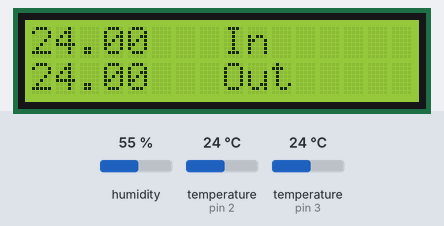
A sketch run on a simulated Arduino Uno, built with avr-gcc and run on an emulated ATmega328P. Shown: 16×2 character LCD. Inputs (shaded band) come from the test bench; at power-on: temperature (sensors on pin 2, pin 3) 24 °C, humidity 55 %. What the sketch prints to the serial monitor is not drawn.

Above: at 1.2 s.
1.3 s: temperature (sensor on pin 2) set to 12 °C
At 2.8 s:
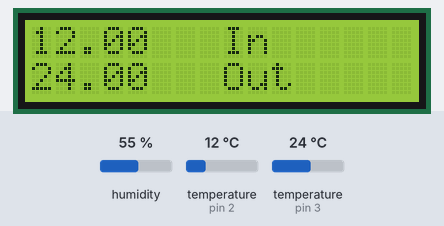
3.1 s: temperature (sensor on pin 3) set to 19 °C
At 4.4 s:
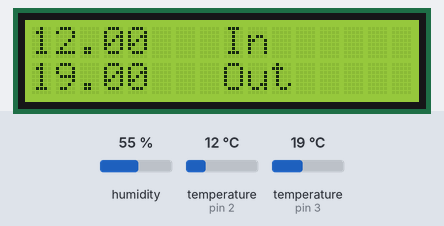
4.7 s: temperature (sensor on pin 2) set to 28 °C
At 6.0 s:
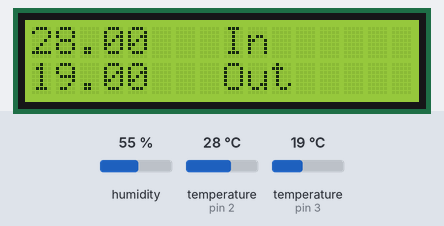
6.3 s: temperature (sensor on pin 3) set to 33 °C
At 7.6 s:
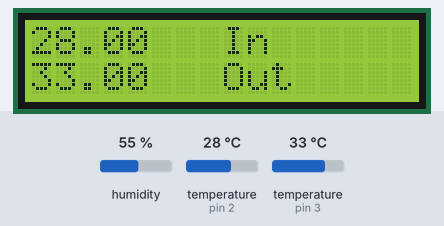
8.0 s: temperature (sensor on pin 2) set to 41 °C
At 9.0 s:
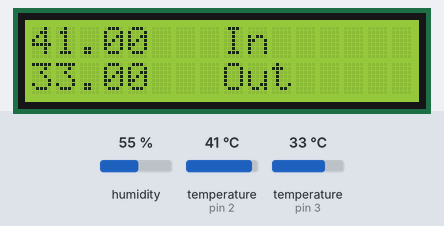
9.6 s: temperature (sensor on pin 3) set to 12 °C
At 10.5 s:
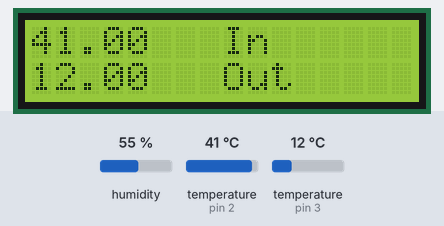
Timing chart, 0 to 12.2 s (numbered marks = the images above; inputs shaded):
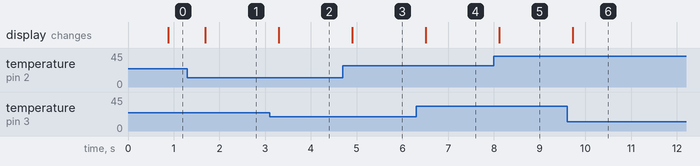

Measured:
- after the input at 1.3 s, the display: changes after 0.38 s (image 1)
- after the input at 3.1 s, the display: changes after 0.19 s (image 2)
- after the input at 4.7 s, the display: changes after 0.20 s (image 3)
- after the input at 6.3 s, the display: changes after 0.21 s (image 4)
- after the input at 8.0 s, the display: changes after 0.11 s (image 5)
- after the input at 9.6 s, the display: changes after 0.12 s (image 6)

The sketch:

ProjectCode.ino
```cpp
#include <OneWire.h>
#include <DallasTemperature.h>
#include <dht.h>
#include <LiquidCrystal.h>
dht DHT;

#define ONE_WIRE_BUS 2
#define DHT11_PIN 3

OneWire oneWire(ONE_WIRE_BUS);

DallasTemperature sensors(&oneWire);

LiquidCrystal lcd(12,11,10,9, 8, 7);
void setup() {
  Serial.begin(9600);

  sensors.begin();
  lcd.begin(16,2);

}

void loop() {
  sensors.requestTemperatures();
  int chk = DHT.read11(DHT11_PIN);

  Serial.println(DHT.temperature);
  Serial.println(sensors.getTempCByIndex(0));
  lcd.setCursor(0, 0);
  lcd.print(sensors.getTempCByIndex(0));
  lcd.setCursor(8, 0);
  lcd.print("In");
  lcd.setCursor(0, 1);
  lcd.print(DHT.temperature);
  lcd.setCursor(8, 1);
  lcd.print("Out");
}
```
